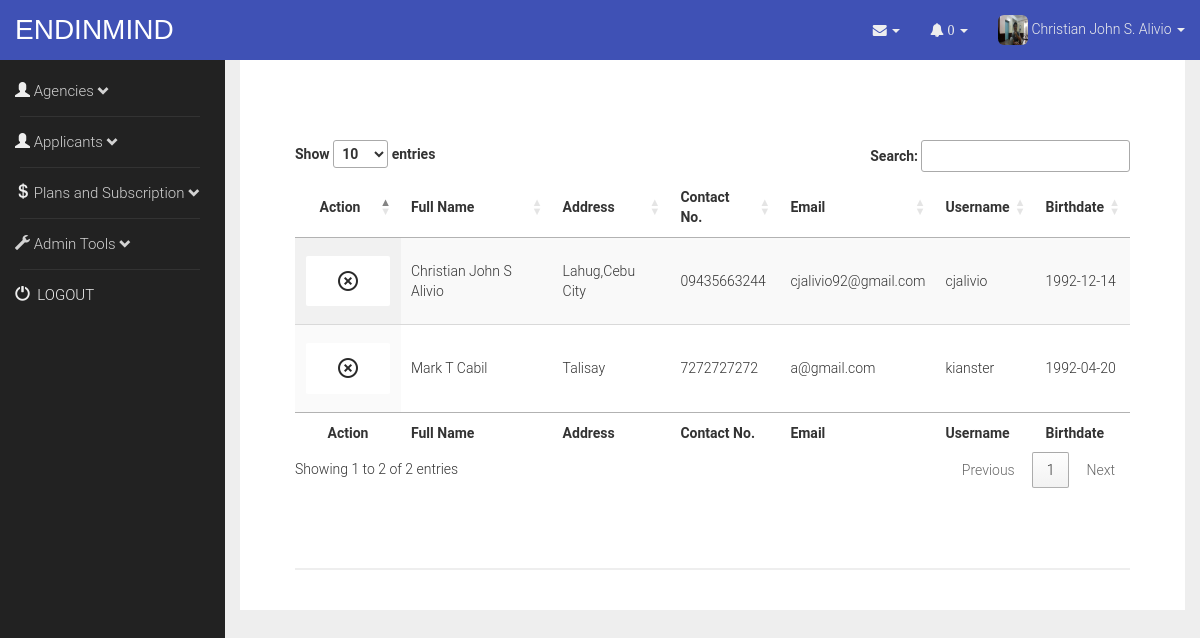
/admin/euactive.php (signed in), run on the app's committed database.
### tables this page shows
CREATE TABLE IF NOT EXISTS `enduser` (
  `euid` varchar(10) NOT NULL,
  `firstname` varchar(50) NOT NULL,
  `lastname` varchar(50) NOT NULL,
  `mi` varchar(1) NOT NULL,
  `address` varchar(50) NOT NULL,
  `contactno` varchar(20) NOT NULL,
  `email` varchar(50) NOT NULL,
  `username` varchar(50) NOT NULL,
  `password` varchar(50) NOT NULL,
  `image` varchar(50) DEFAULT NULL,
  `status` varchar(20) NOT NULL,
  `bdate` date NOT NULL,
  PRIMARY KEY (`euid`)
);

### admin/function.php (called while the page is built, shortened)
<?php
function database()
{
	$dbinfo = 'mysql://host=localhost;dbname=endinmind';
	$dbuser = 'root';
	$dbpass = '';
	return new PDO($dbinfo,$dbuser,$dbpass);
}
function admin($info)
{
	$db=database();
	$sql="SELECT * FROM admin WHERE id = ?";
	$st= $db->prepare($sql);
	$st->execute(array($info));
	$v = $st->fetch();
	return $v;
}
function notify_adminToagency(){
	$db = database();
	$sql = $db->prepare('select count(agencyid) as agency_pending from agency where status="pending" or status="NPaid"');
	$sql->execute();
	return $sql->fetchAll();
}
function activeuser()
{
	$status='Active';
	$db = database();
	$sql = "SELECT * FROM enduser WHERE status = ?";
	$st = $db->prepare($sql);
	$st->execute(array($status));
	$ag= $st->fetchAll();
	return $ag;
}
?>

### admin/euactive.php (the view, shortened to what this page needs)
<?php
require 'function.php';
$message='';
if(isset($_SESSION['islogin']))
{
$id=$_SESSION['id'];
$info=admin($id);
$ag=activeuser();
}
else
{
    header('location:../intro.php');
    exit;
}
    $noti = notify_adminToagency();
?>
<!DOCTYPE html>
<html lang="en">
<head>
<link href="../css/bootstrap.min.css" rel="stylesheet">
    <link href="../css/sb-admin.css" rel="stylesheet">
    <link href="css/admin.css" rel="stylesheet">
     <link href="../font-awesome/css/font-awesome.min.css" rel="stylesheet" type="text/css">
<link rel="stylesheet" type="text/css" href="//cdn.datatables.net/1.10.8/css/jquery.dataTables.css">
</head>
<body>
    <div id="wrapper">
   <?php include ('nav.php'); ?>
                       <?php include ('sidebar-admin.php'); ?>
        <div id="page-wrapper">
            <div class="container-fluid">
<div style="margin:30px;
            padding-top: 30px;">
<?php if($ag){?>
 <div class = "table-responsive">
      <table class="table table-striped table-hover ">
    <table id="table_id" class="display">
            <thead>
          <tr>
            <th><center>Action</center></th>
            <th>Full Name</th>
            <th>Address</th>
           <th>Contact No.</th>
           <th>Email</th>
           <th>Username</th>
           <th>Birthdate</th>
          </tr>
        </thead>
        <tfoot>
           <tr>
            <th><center>Action</center></th>
            <th>Full Name</th>
            <th>Address</th>
           <th>Contact No.</th>
           <th>Email</th>
           <th>Username</th>
           <th>Birthdate</th>
          </tr>
        </tfoot>
        <tbody>
<?php foreach($ag as $a){?>
             <tr>
            <td> <a type="button" href="deactivateenduser.php?id=<?php echo $a['euid'];?> " class="btn  mdi-action-highlight-remove mdi 10x" style="background-color:white;"></a>
            </td>
            <td><?php echo $a['firstname']." ".$a['mi']." ".$a['lastname'];?> </td>
            <td><?php echo $a['address'];?></td>
            <td><?php echo $a['contactno'];?></td>
            <td><?php echo $a['email'];?></td>
            <td><?php echo $a['username'];?></td>
            <td><?php echo $a['bdate'];?></td>
          </tr>
          <?php }?>
        </tbody>
    </table>
    <?php }
else {
$message = "No Active Users";
}?>
 <div style="background-color: #fff; border-bottom: 2px solid #eee; color:black; padding: 20px; text-align:center; font-size:200%; margin-top: 20px; color: #555;"></div>
</body>
</html>

### admin/nav.php (shortened to what this page needs)
<nav class="navbar navbar-inverse navbar-fixed-top" role="navigation">
    <div class="navbar-header">
       <a style = "color:#fff; font-size:28px; font-family:helvetica;" class="navbar-brand" href="landing.php">ENDINMIND</a>
    </div>
    <ul class="nav navbar-right top-nav">
        <li class="dropdown">
            <a style="color:#eee; padding-top: 20px; padding-bottom:20px; " href="#" class="dropdown-toggle" data-toggle="dropdown"><i class="fa fa-envelope"></i> <b class="caret"></b></a>
        </li>
        <li class="dropdown">
            <a style="color:#eee; padding-top: 20px; padding-bottom:20px; " href="#" class="dropdown-toggle" data-toggle="dropdown"  class="badge"> <i class="fa fa-bell"> <?php echo $noti[0]['agency_pending'];?></i>  <b class="caret"></b></a>
        </li>
        <li class="dropdown">
            <a style = "color:#eee;" href="#" class="dropdown-toggle" data-toggle="dropdown"> <img class="img-rounded" width="30" height="30" src="files/<?php echo $info['image'];?>" />
  <?php echo $info['name']; ?> <b class="caret"></b></a>
        </li>
    </ul>
</nav>

### css/sb-admin.css (style rules this page uses)
body { margin-top: 100px; background-color: #fff; }
@media (min-width:768px) { body { margin-top: 50px; } }
#wrapper { padding-left: 0; }
#page-wrapper { width: 100%; padding: 0; background-color: #fff; }
@media (min-width:768px) { #wrapper { padding-left: 225px; } }
@media (min-width:768px) { #page-wrapper { padding: 10px; } }
.top-nav { padding: 0 15px; }
.top-nav>li { display: inline-block; float: left; }
.top-nav>li>a { padding-top: 15px; padding-bottom: 15px; line-height: 20px; color: #999; }

### data on the page
enduser: firstname "Christian John", mi "S", lastname "Alivio", address "Lahug,Cebu City", contactno "09435663244", email "cjalivio92@gmail.com", username "cjalivio", bdate "1992-12-14"
enduser: firstname "Mark", mi "T", lastname "Cabil", address "Talisay", contactno "7272727272", email "a@gmail.com", username "kianster", bdate "1992-04-20"

### other printed values
$noti[0]['agency_pending'] "0"
$info['name'] "Christian John S. Alivio"
